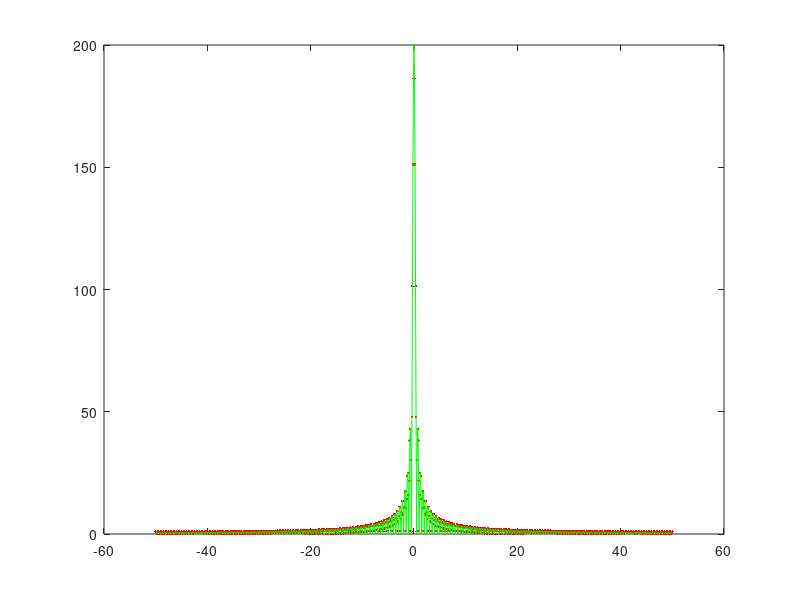

Reproduce this figure in MATLAB.
%% transformata Fouriera
close all; clear all; clc;
 
Fs=100;
t=-5:(1/Fs):5;
x=1*(abs(t-0)<1);
XT=fft(x);
XT=fftshift(XT);
WA=abs(XT);
f=linspace(-Fs/2,Fs/2,length(t));
teor=abs(2*(sinc(2*f)*Fs)); %musi byc dwojka, teoretyczna wielkosc F(w),musi byc w wartosci bezwzglednej
plot(f,WA,'.r',f,teor,'g');